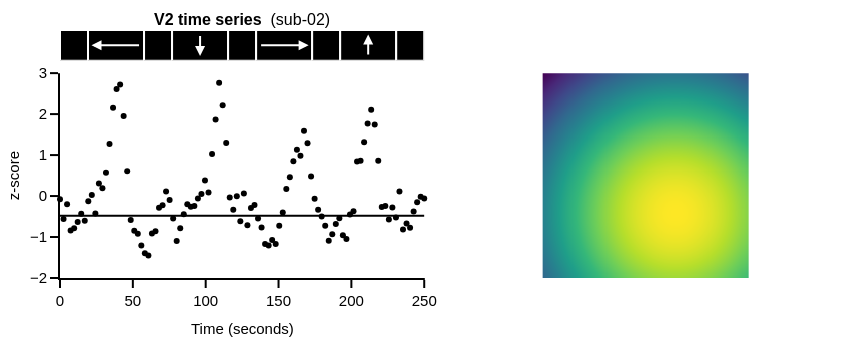

Notebook code for this chart:
### Code cell
vertex_to_plot_2 = 0
fig = draw_timeseries(bold_data=bold_data_vert, 
                      prf_pred_data=css_pred_mat_vert, 
                      prf_fit_data=prf_fit_data_vert.T, 
                      vox_data=vertex_to_plot_2, 
                      vox_model=vertex_to_plot_2, 
                      TRs=TRs, 
                      roi=best_r2_vertex_roi[0])
time_series_dir = '/Users/uriel/Documents/INT/Presentation/2025/VSS_2025/talk/Material/material/figures/time_series/'

# fig.write_image('{}/pRF_time_series_change_x_y_size.pdf'.format(time_series_dir))
# fig.write_image('{}/pRF_time_series_change_y_size.pdf'.format(time_series_dir))
# fig.write_image('{}/pRF_time_series_change_size.pdf'.format(time_series_dir))


fig.show()

### Figure 1 — Plotly figure (JSON) as saved in the notebook; plotly's stock layout.template omitted (floating-point values rounded to 4 significant figures; data arrays with more than 128 entries replaced by an {"elided": "..."} marker saying what was removed)
{"data": [{"cliponaxis": false, "hovertemplate": "Time: %{x:1.2f} s<br>z-score: %{y:1.2f}", "line": {"width": 0}, "marker": {"color": "rgba(0, 0, 0, 1)", "size": 6}, "mode": "markers", "name": "<i>data<i>", "opacity": 1, "showlegend": false, "type": "scatter", "x": [0, 2.423, 4.847, 7.27, 9.693, 12.12, 14.54, 16.96, 19.39, 21.81, 24.23, 26.66, 29.08, 31.5, 33.93, 36.35, 38.77, 41.2, 43.62, 46.04, 48.47, 50.89, 53.31, 55.74, 58.16, 60.58, 63.01, 65.43, 67.85, 70.28, 72.7, 75.12, 77.55, 79.97, 82.39, 84.82, 87.24, 89.66, 92.09, 94.51, 96.93, 99.36, 101.8, 104.2, 106.6, 109.0, 111.5, 113.9, 116.3, 118.7, 121.2, 123.6, 126.0, 128.4, 130.9, 133.3, 135.7, 138.1, 140.6, 143.0, 145.4, 147.8, 150.2, 152.7, 155.1, 157.5, 159.9, 162.4, 164.8, 167.2, 169.6, 172.1, 174.5, 176.9, 179.3, 181.7, 184.2, 186.6, 189.0, 191.4, 193.9, 196.3, 198.7, 201.1, 203.6, 206.0, 208.4, 210.8, 213.3, 215.7, 218.1, 220.5, 222.9, 225.4, 227.8, 230.2, 232.6, 235.1, 237.5, 239.9, 242.3, 244.8, 247.2, 249.6], "xaxis": "x3", "y": [-0.08092, -0.562, -0.2014, -0.8423, -0.7873, -0.6338, -0.4347, -0.6046, -0.1273, 0.02509, -0.4272, 0.3054, 0.1921, 0.5692, 1.268, 2.158, 2.613, 2.725, 1.955, 0.6058, -0.5847, -0.8483, -0.9184, -1.205, -1.397, -1.453, -0.9164, -0.858, -0.2841, -0.2245, 0.1115, -0.09894, -0.5475, -1.095, -0.7843, -0.4424, -0.2, -0.2593, -0.2412, -0.05898, 0.0502, 0.3782, 0.08609, 1.029, 1.867, 2.766, 2.218, 1.293, -0.03393, -0.3349, -0.007111, -0.6171, 0.0644, -0.7154, -0.2939, -0.2196, -0.5506, -0.7697, -1.169, -1.206, -1.071, -1.171, -0.7226, -0.4011, 0.1698, 0.4575, 0.8509, 1.129, 0.9833, 1.595, 1.291, 0.4769, -0.06739, -0.334, -0.4997, -0.7221, -1.092, -0.9299, -0.6821, -0.542, -0.9554, -1.049, -0.4475, -0.3707, 0.8433, 0.864, 1.312, 1.771, 2.107, 1.745, 0.8642, -0.2653, -0.2427, -0.5723, -0.2815, -0.5244, 0.1098, -0.8151, -0.6677, -0.7712, -0.3786, -0.154, -0.01912, -0.06064], "yaxis": "y3"}, {"cliponaxis": false, "hovertemplate": "Time: %{x:1.2f} s<br>z-score: %{y:1.2f}", "line": {"color": "rgba(0, 0, 0, 1)", "width": 2}, "mode": "lines", "name": "<i>model<i>", "opacity": 1, "showlegend": false, "type": "scatter", "x": [0, 2.423, 4.847, 7.27, 9.693, 12.12, 14.54, 16.96, 19.39, 21.81, 24.23, 26.66, 29.08, 31.5, 33.93, 36.35, 38.77, 41.2, 43.62, 46.04, 48.47, 50.89, 53.31, 55.74, 58.16, 60.58, 63.01, 65.43, 67.85, 70.28, 72.7, 75.12, 77.55, 79.97, 82.39, 84.82, 87.24, 89.66, 92.09, 94.51, 96.93, 99.36, 101.8, 104.2, 106.6, 109.0, 111.5, 113.9, 116.3, 118.7, 121.2, 123.6, 126.0, 128.4, 130.9, 133.3, 135.7, 138.1, 140.6, 143.0, 145.4, 147.8, 150.2, 152.7, 155.1, 157.5, 159.9, 162.4, 164.8, 167.2, 169.6, 172.1, 174.5, 176.9, 179.3, 181.7, 184.2, 186.6, 189.0, 191.4, 193.9, 196.3, 198.7, 201.1, 203.6, 206.0, 208.4, 210.8, 213.3, 215.7, 218.1, 220.5, 222.9, 225.4, 227.8, 230.2, 232.6, 235.1, 237.5, 239.9, 242.3, 244.8, 247.2, 249.6], "xaxis": "x3", "y": [-0.4834, -0.4834, -0.4834, -0.4834, -0.4834, -0.4834, -0.4834, -0.4834, -0.4834, -0.4834, -0.483, -0.4819, -0.4808, -0.48, -0.4795, -0.4792, -0.4791, -0.4792, -0.4795, -0.4801, -0.4807, -0.4816, -0.4825, -0.4832, -0.4837, -0.4838, -0.4837, -0.4836, -0.4835, -0.4835, -0.4835, -0.4834, -0.4834, -0.4834, -0.4834, -0.4834, -0.4834, -0.4833, -0.4829, -0.4822, -0.4813, -0.4805, -0.4798, -0.4793, -0.4791, -0.4791, -0.4793, -0.4798, -0.4803, -0.4812, -0.4825, -0.4836, -0.4839, -0.4839, -0.4837, -0.4836, -0.4835, -0.4835, -0.4834, -0.4834, -0.4834, -0.4831, -0.4825, -0.4816, -0.4808, -0.48, -0.4795, -0.4792, -0.4791, -0.4792, -0.4796, -0.4801, -0.4808, -0.4816, -0.4828, -0.4837, -0.4839, -0.4838, -0.4837, -0.4836, -0.4835, -0.4834, -0.4828, -0.4815, -0.4804, -0.4796, -0.4792, -0.479, -0.4791, -0.4794, -0.4798, -0.4804, -0.4812, -0.4821, -0.483, -0.4835, -0.4837, -0.4837, -0.4836, -0.4836, -0.4835, -0.4835, -0.4834, -0.4834], "yaxis": "y3"}, {"colorscale": [[0, "#440154"], [0.1111, "#482878"], [0.2222, "#3e4989"], [0.3333, "#31688e"], [0.4444, "#26828e"], [0.5556, "#1f9e89"], [0.6667, "#35b779"], [0.7778, "#6ece58"], [0.8889, "#b5de2b"], [1, "#fde725"]], "hoverinfo": "none", "showscale": false, "type": "heatmap", "x": {"elided": "200 float values"}, "xaxis": "x4", "y": {"elided": "200 float values"}, "yaxis": "y4", "z": {"elided": "200x200 float values"}}], "layout": {"annotations": [{"font": {"size": 16}, "showarrow": false, "text": "<b>V2 time series </b> (sub-02)", "x": 0.2375, "xanchor": "center", "xref": "paper", "y": 1, "yanchor": "bottom", "yref": "paper"}, {"arrowcolor": "white", "arrowhead": 2, "ax": 55.2, "axref": "x", "ay": 0.5, "ayref": "y", "showarrow": true, "text": "", "x": 21.6, "xref": "x", "y": 0.5, "yref": "y"}, {"arrowcolor": "white", "arrowhead": 2, "ax": 96, "axref": "x", "ay": 0.85, "ayref": "y", "showarrow": true, "text": "", "x": 96, "xref": "x", "y": 0.15, "yref": "y"}, {"arrowcolor": "white", "arrowhead": 2, "ax": 136.8, "axref": "x", "ay": 0.5, "ayref": "y", "showarrow": true, "text": "", "x": 170.4, "xref": "x", "y": 0.5, "yref": "y"}, {"arrowcolor": "white", "arrowhead": 2, "ax": 211.2, "axref": "x", "ay": 0.15, "ayref": "y", "showarrow": true, "text": "", "x": 211.2, "xref": "x", "y": 0.85, "yref": "y"}], "height": 348.4, "legend": {"bgcolor": "rgba(255,255,255,0)", "x": 0.02, "xanchor": "left", "y": 0.85, "yanchor": "top"}, "margin": {"b": 70, "l": 60, "r": 40, "t": 30}, "shapes": [{"fillcolor": "black", "line": {"color": "white", "width": 2}, "type": "rect", "x0": 0, "x1": 19.2, "xref": "x", "y0": 0, "y1": 1, "yref": "y"}, {"fillcolor": "black", "line": {"color": "white", "width": 2}, "type": "rect", "x0": 19.2, "x1": 57.6, "xref": "x", "y0": 0, "y1": 1, "yref": "y"}, {"fillcolor": "black", "line": {"color": "white", "width": 2}, "type": "rect", "x0": 57.6, "x1": 76.8, "xref": "x", "y0": 0, "y1": 1, "yref": "y"}, {"fillcolor": "black", "line": {"color": "white", "width": 2}, "type": "rect", "x0": 76.8, "x1": 115.2, "xref": "x", "y0": 0, "y1": 1, "yref": "y"}, {"fillcolor": "black", "line": {"color": "white", "width": 2}, "type": "rect", "x0": 115.2, "x1": 134.4, "xref": "x", "y0": 0, "y1": 1, "yref": "y"}, {"fillcolor": "black", "line": {"color": "white", "width": 2}, "type": "rect", "x0": 134.4, "x1": 172.8, "xref": "x", "y0": 0, "y1": 1, "yref": "y"}, {"fillcolor": "black", "line": {"color": "white", "width": 2}, "type": "rect", "x0": 172.8, "x1": 192, "xref": "x", "y0": 0, "y1": 1, "yref": "y"}, {"fillcolor": "black", "line": {"color": "white", "width": 2}, "type": "rect", "x0": 192, "x1": 230.4, "xref": "x", "y0": 0, "y1": 1, "yref": "y"}, {"fillcolor": "black", "line": {"color": "white", "width": 2}, "type": "rect", "x0": 230.4, "x1": 249.6, "xref": "x", "y0": 0, "y1": 1, "yref": "y"}], "width": 868, "xaxis": {"anchor": "y", "domain": [0, 0.475], "linewidth": 2, "range": [0, 250], "ticklen": 8, "title": {"text": ""}, "visible": false}, "xaxis2": {"anchor": "y2", "domain": [0.525, 1], "linewidth": 2, "ticklen": 8, "visible": true}, "xaxis3": {"anchor": "y3", "domain": [0, 0.475], "linewidth": 2, "range": [0, 250], "ticklen": 8, "ticktext": [0, 50, 100, 150, 200, 250], "tickvals": [0, 49.92, 99.84, 149.8, 199.7, 249.6], "title": {"text": "Time (seconds)"}, "visible": true}, "xaxis4": {"anchor": "y4", "domain": [0.525, 1], "linewidth": 2, "range": [-10, 10], "scaleanchor": "y4", "scaleratio": 1, "ticklen": 8, "title": {"text": ""}, "visible": false}, "yaxis": {"anchor": "x", "domain": [0.8761, 1], "linewidth": 2, "range": [0, 1], "ticklen": 8, "title": {"text": ""}, "visible": false}, "yaxis2": {"anchor": "x2", "domain": [0.8761, 1], "linewidth": 2, "ticklen": 8, "visible": true}, "yaxis3": {"anchor": "x3", "domain": [0, 0.8261], "dtick": 1, "linewidth": 2, "range": [-2, 3], "ticklen": 8, "title": {"text": "z-score"}, "visible": true}, "yaxis4": {"anchor": "x4", "domain": [0, 0.8261], "linewidth": 2, "range": [-10, 10], "scaleanchor": "x4", "scaleratio": 1, "ticklen": 8, "title": {"text": ""}, "visible": false}}}
